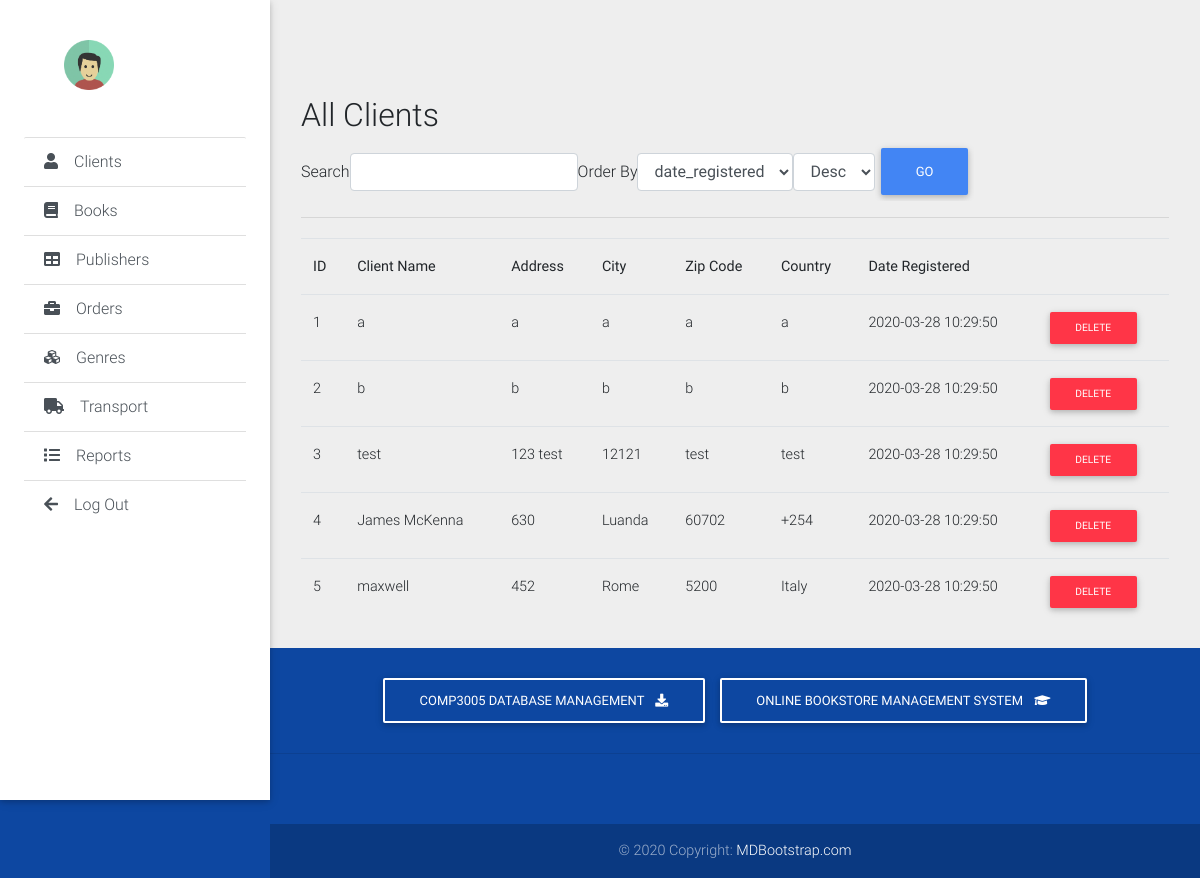
/admin/all_customers.php, run on the app's committed database.
### tables this page shows
CREATE TABLE `customers` (
  `customerid` int(10) UNSIGNED NOT NULL,
  `name` varchar(60) NOT NULL,
  `address` varchar(80) NOT NULL,
  `city` varchar(30) NOT NULL,
  `zip_code` varchar(10) NOT NULL,
  `country` varchar(60) NOT NULL,
  `date_registered` timestamp NOT NULL DEFAULT CURRENT_TIMESTAMP ON UPDATE CURRENT_TIMESTAMP
);

### admin/db/MysqliDb.php (called while the page is built, shortened)
<?php
class MysqliDb
{
    public static $prefix = '';
    protected $_mysqli;
    protected $_query;
    protected $_queryOptions = array();
    protected $_orderBy = array();
    protected $_groupBy = array();
    protected $host;
    protected $username;
    protected $password;
    protected $db;
    protected $port;
    protected $charset;
    public $returnType = 'array';
    protected $_nestJoin = false;
    private $_tableName = '';
    protected $_mapKey = null;
    public $pageLimit = 20;
    public function __construct($host = null, $username = null, $password = null, $db = null, $port = null, $charset = 'utf8')
    {
        $isSubQuery = false;
        if (is_object($host)) {
            $this->_mysqli = $host;
        } else {
            $this->host = $host;
        }
        $this->username = $username;
        $this->password = $password;
        $this->db = $db;
        $this->port = $port;
        $this->charset = $charset;
    }
    public function connect()
    {
        $this->_mysqli = new mysqli($this->host, $this->username, $this->password, $this->db, $this->port);
        if ($this->charset) {
            $this->_mysqli->set_charset($this->charset);
        }
    }
    public function mysqli()
    {
        return $this->_mysqli;
    }
    protected function reset()
    {
        $this->_orderBy = array();
        $this->_groupBy = array();
        $this->_query = null;
        $this->_queryOptions = array();
        $this->returnType = 'array';
        $this->_nestJoin = false;
        $this->_tableName = '';
        $this->_mapKey = null;
    }
    public function arrayBuilder()
    {
        $this->returnType = 'array';
        return $this;
    }
    public function setQueryOption($options)
    {
        $allowedOptions = Array('ALL', 'DISTINCT', 'DISTINCTROW', 'HIGH_PRIORITY', 'STRAIGHT_JOIN', 'SQL_SMALL_RESULT',
            'SQL_BIG_RESULT', 'SQL_BUFFER_RESULT', 'SQL_CACHE', 'SQL_NO_CACHE', 'SQL_CALC_FOUND_ROWS',
            'LOW_PRIORITY', 'IGNORE', 'QUICK', 'MYSQLI_NESTJOIN', 'FOR UPDATE', 'LOCK IN SHARE MODE');
        if (!is_array($options)) {
            $options = Array($options);
        }
        foreach ($options as $option) {
            $option = strtoupper($option);
            if ($option == 'MYSQLI_NESTJOIN') {
                $this->_nestJoin = true;
            } elseif ($option == 'FOR UPDATE') {
                $this->_forUpdate = true;
            } elseif ($option == 'LOCK IN SHARE MODE') {
                $this->_lockInShareMode = true;
            } else {
                $this->_queryOptions[] = $option;
            }
        }
        return $this;
    }
    public function withTotalCount()
    {
        return $this;
    }
    public function get($tableName, $numRows = null, $columns = '*')
    {
        $column = is_array($columns) ? implode(', ', $columns) : $columns;
        if (strpos($tableName, '.') === false) {
            $this->_tableName = self::$prefix . $tableName;
        } else {
            $this->_tableName = $tableName;
        }
        $this->_query = 'SELECT ' . implode(' ', $this->_queryOptions) . ' ' .
            $column . " FROM " . $this->_tableName;
        $stmt = $this->_buildQuery($numRows);
        $stmt->execute();
        $res = $this->_dynamicBindResults($stmt);
        return $res;
    }
    public function orderBy($orderByField, $orderbyDirection = "DESC", $customFields = null)
    {
        $orderbyDirection = strtoupper(trim($orderbyDirection));
        $orderByField = preg_replace("/[^-a-z0-9\.\(\),_`\*\'\"]+/i", '', $orderByField);
        $orderByField = preg_replace('/(\`)([`a-zA-Z0-9_]*\.)/', '\1' . self::$prefix . '\2', $orderByField);
        $this->_orderBy[$orderByField] = $orderbyDirection;
        return $this;
    }
    protected function _buildQuery($numRows = null, $tableData = null)
    {
        $stmt = $this->_prepareQuery();
        return $stmt;
    }
    protected function _dynamicBindResults(mysqli_stmt $stmt)
    {
        $parameters = array();
        $results = array();
        $mysqlLongType = 252;
        $shouldStoreResult = false;
        $meta = $stmt->result_metadata();
        $row = array();
        while ($field = $meta->fetch_field()) {
            if ($this->_nestJoin && $field->table != $this->_tableName) {
                $field->table = substr($field->table, strlen(self::$prefix));
                $row[$field->table][$field->name] = null;
                $parameters[] = & $row[$field->table][$field->name];
            } else {
                $row[$field->name] = null;
                $parameters[] = & $row[$field->name];
            }
        }
        call_user_func_array(array($stmt, 'bind_result'), $parameters);
        while ($stmt->fetch()) {
            if ($this->returnType == 'object') {
                $result = new stdClass ();
                foreach ($row as $key => $val) {
                    if (is_array($val)) {
                        $result->$key = new stdClass ();
                        foreach ($val as $k => $v) {
                            $result->$key->$k = $v;
                        }
                    } else {
                        $result->$key = $val;
                    }
                }
            } else {
                $result = array();
                foreach ($row as $key => $val) {
                    if (is_array($val)) {
                        foreach ($val as $k => $v) {
                            $result[$key][$k] = $v;
                        }
                    } else {
                        $result[$key] = $val;
                    }
                }
            }
            if ($this->_mapKey) {
                $results[$row[$this->_mapKey]] = count($row) > 2 ? $result : end($result);
            } else {
                array_push($results, $result);
            }
        }
        if (in_array('SQL_CALC_FOUND_ROWS', $this->_queryOptions)) {
            $stmt = $this->mysqli()->query('SELECT FOUND_ROWS()');
            $totalCount = $stmt->fetch_row();
            $this->totalCount = $totalCount[0];
        }
        return $results;
    }
    protected function _buildCondition($operator, &$conditions)
    {
        if (empty($conditions)) {
            return;
        }
        $this->_query .= ' ' . $operator;
    }
    protected function _buildGroupBy()
    {
        if (empty($this->_groupBy)) {
            return;
        }
        $this->_query .= " GROUP BY ";
        $this->_query = rtrim($this->_query, ', ') . " ";
    }
    protected function _buildOrderBy()
    {
        $this->_query .= " ORDER BY ";
        foreach ($this->_orderBy as $prop => $value) {
            if (strtolower(str_replace(" ", "", $prop)) == 'rand()') {
                $this->_query .= "rand(), ";
            } else {
                $this->_query .= $prop . " " . $value . ", ";
            }
        }
        $this->_query = rtrim($this->_query, ', ') . " ";
    }
    protected function _buildLimit($numRows)
    {
        if (is_array($numRows)) {
            $this->_query .= ' LIMIT ' . (int) $numRows[0] . ', ' . (int) $numRows[1];
        } else {
            $this->_query .= ' LIMIT ' . (int) $numRows;
        }
    }
    protected function _prepareQuery()
    {
        if (!$stmt = $this->mysqli()->prepare($this->_query)) {
            $msg = $this->mysqli()->error . " query: " . $this->_query;
            $num = $this->mysqli()->errno;
            $this->reset();
            throw new Exception($msg, $num);
        }
        return $stmt;
    }
    protected function replacePlaceHolders($str, $vals)
    {
        $newStr = "";
        $newStr .= $str;
        return $newStr;
    }
    public function paginate ($table, $page, $fields = null) {
        $offset = $this->pageLimit * ($page - 1);
        $res = $this->withTotalCount()->get ($table, Array ($offset, $this->pageLimit), $fields);
        return $res;
    }
}

### admin/db/config.php (called while the page is built, shortened)
<?php
require_once BASE_PATH.'/db/MysqliDb.php';
function getDbInstance()
{
	return new MysqliDb(DB_HOST,DB_USER,DB_PASSWORD,DB_NAME);
}

### admin/all_customers.php (the view, shortened to what this page needs)
<!DOCTYPE html>
<html lang="en">
<body class="grey lighten-3">
  <header>
    <?php include_once "headers/sidebar.php";?>
  </header>
  <main class="pt-5 mx-lg-3">
    <div class="container-fluid mt-5">
      <?php
        include_once "db/config.php";
        $search_string = filter_input(INPUT_GET, 'search_string');
        $filter_col = filter_input(INPUT_GET, 'filter_col');
        $order_by = filter_input(INPUT_GET, 'order_by');
        $page = filter_input(INPUT_GET, 'page');
        $pagelimit = 6;
        if (!$page) {
            $page = 1;
        }
        if (!$filter_col) {
            $filter_col = "date_registered";
        }
        if (!$order_by) {
            $order_by = "Desc";
        }
        $db = getDbInstance();
        $select = array('customerid', 'name', 'address','city','zip_code','country', 'date_registered');
        if ($order_by)
        {
            $db->orderBy($filter_col, $order_by);
        }
        $db->pageLimit = $pagelimit;
        $records =$db->arraybuilder()->paginate("customers", $page, $select);
        foreach ($records as $value) {
            foreach ($value as $col_name => $col_value) {
                $filter_options[$col_name] = $col_name;
            }
            break;
        }
        ?>
        <div id="page-wrapper">
            <div class="row">
                <div class="col-sm-9">
                    <h2 class="page-header">All Clients</h2>
                </div>
            </div>
            <div class="well text-center filter-form">
                <form class="form form-inline" action="">
                    <label for="input_search">Search</label>
                    <input type="text" class="form-control" id="input_search" name="search_string" value="<?php echo $search_string; ?>">
                    <label for ="input_order">Order By</label>
                    <select name="filter_col" class="form-control">
                        <?php
                        foreach ($filter_options as $option) {
                            ($filter_col === $option) ? $selected = "selected" : $selected = "";
                            echo ' <option value="' . $option . '" ' . $selected . '>' . $option . '</option>';
                        }
                        ?>
                    </select>
                    <select name="order_by" class="form-control" id="input_order">
                        <option value="Desc" <?php
                        if ($order_by == 'Desc') {
                            echo "selected";
                        }
                        ?>>Desc</option>
                    </select>
                    <input type="submit" value="Go" class="btn btn-primary">
                </form>
            </div>
            <hr>
            <table class="table" style="margin-top: 20px">
              <tr>
                <th>ID</th>
                <th>Client Name</th>
                <th>Address</th>
                <th>City</th>
                <th>Zip Code</th>
                <th>Country</th>
                <th>Date Registered</th>
                <th>&nbsp;</th>
              </tr>
              <?php foreach($records as $value=>$row){ ?>
              <tr>
                <td><?php echo $row['customerid']; ?></td>
                <td><?php echo $row['name']; ?></td>
                <td><?php echo $row['address']; ?></td>
                <td><?php echo $row['city']; ?></td>
                <td><?php echo $row['zip_code']; ?></td>
                <td><?php echo $row['country']; ?></td>
                <td><?php echo $row['date_registered']; ?></td>
                <td><a class="btn btn-sm btn-danger" href="admin_delete.php?bookisbn=<?php echo $row['customerid']; ?>">Delete</a></td>
              </tr>
              <?php } ?>
          </table>
</div>
    </div>
  </main>
  <?php include_once "headers/footer.php";?>
</body>
</html>

### data on the page
customers: customerid "1", name "a", address "a", city "a", zip_code "a", country "a", date_registered "2020-03-28 10:29:50"
customers: customerid "2", name "b", address "b", city "b", zip_code "b", country "b", date_registered "2020-03-28 10:29:50"
customers: customerid "3", name "test", address "123 test", city "12121", zip_code "test", country "test", date_registered "2020-03-28 10:29:50"
customers: customerid "4", name "James McKenna", address "630", city "Luanda", zip_code "60702", country "+254", date_registered "2020-03-28 10:29:50"
customers: customerid "5", name "maxwell", address "452", city "Rome", zip_code "5200", country "Italy", date_registered "2020-03-28 10:29:50"

### other printed values
form field filter_col "date_registered"
